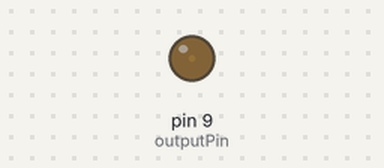
Bench run of a sketch on a simulated Arduino Uno, built with avr-gcc and run on an emulated ATmega328P. Shown: output pins drawn as LEDs (lit = HIGH).

Above: at 0.05 s.
At 1.55 s:
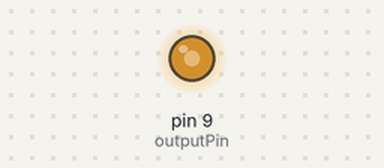
At 2.8 s:
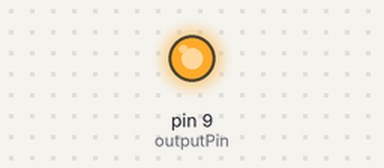
At 5.6 s:
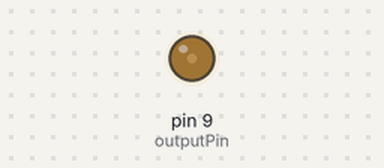
Timing chart, 0 to 9.3 s (numbered marks = the images above):
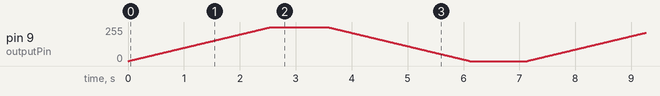

The sketch:

bulb.ino
```cpp
const int outputPin = 9;

void setup() {
  // Nothing to initialize in this example
}

void loop() {
  // Generate a smooth transition from 0 to 255 (8-bit resolution)
  for (int i = 0; i <= 255; ++i) {
    analogWrite(outputPin, i);
    delay(10);  // Adjust the delay as needed for your application
  }
delay(1000);
  // Generate a smooth transition from 255 back to 0
  for (int i = 255; i >= 0; --i) {
    analogWrite(outputPin, i);
    delay(10);  // Adjust the delay as needed for your application
  }

delay(1000);}
```
